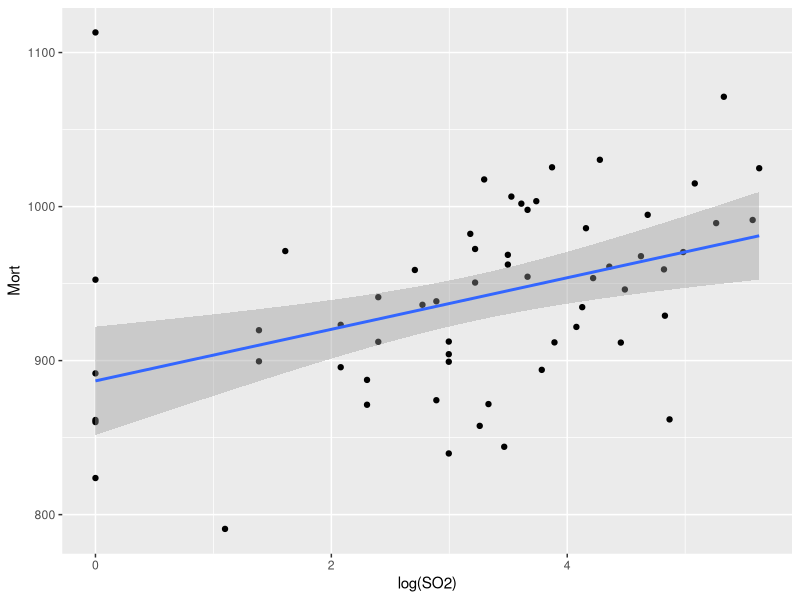

The R source for this figure:
## ---- chunk 1
library(tidyverse)

# load data
pollution <- read_csv('data/pollution.csv')

# examine scatterplot with SLR fit
ggplot(pollution,
       aes(x = log(SO2), y = Mort)) +
  geom_point() +
  geom_smooth(method = 'lm')

# compute SLR fit
fit <- lm(Mort ~ log(SO2), data = pollution)
broom::tidy(fit)

# interpret
fit_ci <- confint(fit, parm = 'log(SO2)')*log(1.2)

paste('With 95% confidence, every 20% increase in sulfur dioxide pollution is associated with an increase in two-year mortality rate between', 
      round(fit_ci[1], 2), 
      'and', 
      round(fit_ci[2], 2), 
      'per 100k', sep = ' ') %>% 
  print()
